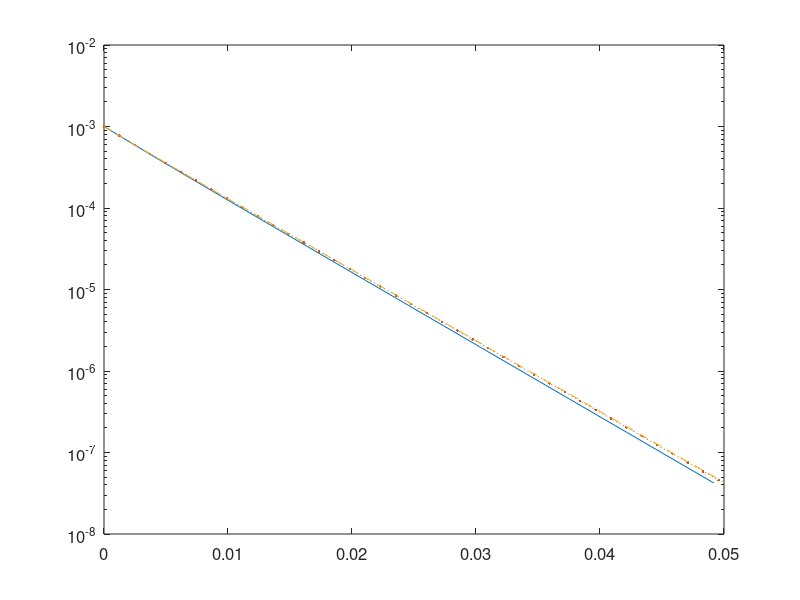

MATLAB code for this plot: (Note: this script raises an error after producing the figure.)
% u'(t)=1-c*sqrt(u)*u, t in [0,0.05] 
% Initial condition: u(0)=u_s ;
clear; clc,close all;
tic
Nt = [20 40 80];
U = [];
Error = [];
c = 10000;
u_s = 1/sqrt(c);
ta = 0;
tb = 0.05;
kappa = 800;
fun = @(t,u) 1-c*abs(u)*u;
for k = 1:length(Nt)
    N = Nt(k);
    h = (tb-ta)/N;    
    % relaxation
    c_s = (1+h*kappa+1/2*(h*kappa)^2+1/6*(h*kappa)^3+5*64/14293*(h*kappa)^4)/...
          (1+h*kappa+1/2*(h*kappa)^2+1/6*(h*kappa)^3+1/24*(h*kappa)^4+64/14293*(h*kappa)^5);
    h_r = c_s*h;
    N_r = (tb-ta)/h_r;
    A = [1 0 0 0 0;
         0.444370493651235 0.555629506348765 0 0 0;
         0.620101851488403 0 0.379898148511597 0 0;
         0.178079954393132 0 0 0.821920045606868 0;
         0 0 0.517231671970585 0.096059710526147 0.386708617503268];
    b = [0.39175222657189 0 0 0 0;
         0 0.368410593050371 0 0 0;
         0 0 0.251891774271694 0 0;
         0 0 0 0.54497475022852 0;
         0 0 0 0.063692468666290 0.226007483236906];
    t = ta:h_r:tb;                   % interval partition
    u(1) = 1.1*u_s;                  % initial value
    % recursive approximations
    psi(1) = 1;
    psi(2) = psi(1)*( A(1,1)+h*kappa*b(1,1) );
    psi(3) = psi(1)*( A(2,1)+h*kappa*b(2,1) ) + ...
             psi(2)*( A(2,2)+h*kappa*b(2,2) );
    psi(4) = psi(1)*( A(3,1)+h*kappa*b(3,1) ) + ...
             psi(2)*( A(3,2)+h*kappa*b(3,2) ) + ...
             psi(3)*( A(3,3)+h*kappa*b(3,3) );
    psi(5) = psi(1)*( A(4,1)+h*kappa*b(4,1) ) + ...
             psi(2)*( A(4,2)+h*kappa*b(4,2) ) + ...
             psi(3)*( A(4,3)+h*kappa*b(4,3) ) + ...
             psi(4)*( A(4,4)+h*kappa*b(4,4) );
    psi(6) = psi(1)*( A(5,1)+h*kappa*b(5,1) ) + ...
             psi(2)*( A(5,2)+h*kappa*b(5,2) ) + ...
             psi(3)*( A(5,3)+h*kappa*b(5,3) ) + ...
             psi(4)*( A(5,4)+h*kappa*b(5,4) ) + ...
             psi(5)*( A(5,5)+h*kappa*b(5,5) );
         
    for n = 1:N_r
        % pRRK(5,4) scheme
        u1 = 1/psi(2)*( psi(1)*( A(1,1)*u(n)+b(1,1)*h.*( fun(t(n),u(n))+       kappa*u(n) ) ) );
        u2 = 1/psi(3)*( psi(1)*( A(2,1)*u(n)+b(2,1)*h.*( fun(t(n),u(n))+       kappa*u(n) ) )+...
                        psi(2)*( A(2,2)*u1+  b(2,2)*h.*( fun(t(n)+0.39175222700392*h_r,u1)+kappa*u1 ) ) );
        u3 = 1/psi(4)*( psi(1)*( A(3,1)*u(n)+b(3,1)*h.*( fun(t(n),u(n))+       kappa*u(n) ) )+...
                        psi(2)*( A(3,2)*u1+  b(3,2)*h.*( fun(t(n)+0.39175222700392*h_r,u1)+kappa*u1 ) )+...
                        psi(3)*( A(3,3)*u2+  b(3,3)*h.*( fun(t(n)+0.58607968896779*h_r,u2)+kappa*u2 ) ) );
        u4 = 1/psi(5)*( psi(1)*( A(4,1)*u(n)+b(4,1)*h.*( fun(t(n),u(n))+       kappa*u(n) ) )+...
                        psi(2)*( A(4,2)*u1+  b(4,2)*h.*( fun(t(n)+0.39175222700392*h_r,u1)+kappa*u1 ) )+...
                        psi(3)*( A(4,3)*u2+  b(4,3)*h.*( fun(t(n)+0.58607968896779*h_r,u2)+kappa*u2 ) )+...
                        psi(4)*( A(4,4)*u3+  b(4,4)*h.*( fun(t(n)+0.47454236302687*h_r,u3)+kappa*u3 ) ) );
    u(n+1) = 1/psi(6)*( psi(1)*( A(5,1)*u(n)+b(5,1)*h.*( fun(t(n),u(n))+       kappa*u(n) ) )+...
                        psi(2)*( A(5,2)*u1+  b(5,2)*h.*( fun(t(n)+0.39175222700392*h_r,u1)+kappa*u1 ) )+...
                        psi(3)*( A(5,3)*u2+  b(5,3)*h.*( fun(t(n)+0.58607968896779*h_r,u2)+kappa*u2 ) )+...
                        psi(4)*( A(5,4)*u3+  b(5,4)*h.*( fun(t(n)+0.47454236302687*h_r,u3)+kappa*u3 ) )+...
                        psi(5)*( A(5,5)*u4+  b(5,5)*h.*( fun(t(n)+0.93501063100924*h_r,u4)+kappa*u4 ) ) );
    end
    T{k} = t;
    U{k} = u;
end
t_s = ta:0.0001:tb;
u_s = ones(1,length(t_s))*u_s;

%% logarithmic plot
figure(1)
semilogy(T{1},abs(U{1}-0.01),'-',T{2},abs(U{2}-0.01),':.',T{3},abs(U{3}-0.01),'--');
axis([ta,tb,1e-8,0.01]);
set(gcf,'color','w');
set (gca,'FontSize',12,'fontweight','demi');
xlabel('$t$','Interpreter','latex','FontSize',16);
ylabel('$|u-u^{*}|$','Interpreter','latex','FontSize',16);
legend('$N=20$','$N=40$','$N=80$','location','northeast');
set(gcf,'Units','centimeters','Position',[10 5 13 10]);
set(gca,'linewidth',1);
set(gca,'box','off');
set(get(gca,'Children'),'linewidth',2);
toc